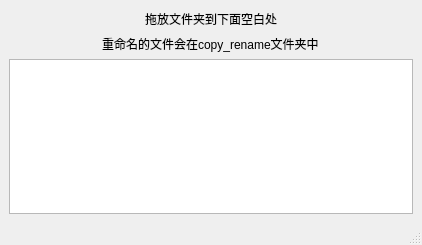
<?xml version="1.0" encoding="UTF-8"?>
<ui version="4.0">
 <class>MainWindow</class>
 <widget class="QMainWindow" name="MainWindow">
  <property name="geometry">
   <rect>
    <x>0</x>
    <y>0</y>
    <width>422</width>
    <height>245</height>
   </rect>
  </property>
  <property name="windowTitle">
   <string>MainWindow</string>
  </property>
  <property name="statusTip">
   <string/>
  </property>
  <widget class="QWidget" name="centralwidget">
   <layout class="QGridLayout" name="gridLayout">
    <item row="0" column="0">
     <layout class="QHBoxLayout" name="horizontalLayout">
      <item>
       <spacer name="horizontalSpacer">
        <property name="orientation">
         <enum>Qt::Horizontal</enum>
        </property>
        <property name="sizeHint" stdset="0">
         <size>
          <width>40</width>
          <height>20</height>
         </size>
        </property>
       </spacer>
      </item>
      <item>
       <widget class="QLabel" name="label">
        <property name="text">
         <string>拖放文件夹到下面空白处</string>
        </property>
       </widget>
      </item>
      <item>
       <spacer name="horizontalSpacer_2">
        <property name="orientation">
         <enum>Qt::Horizontal</enum>
        </property>
        <property name="sizeHint" stdset="0">
         <size>
          <width>40</width>
          <height>20</height>
         </size>
        </property>
       </spacer>
      </item>
     </layout>
    </item>
    <item row="1" column="0" alignment="Qt::AlignHCenter">
     <widget class="QLabel" name="label_2">
      <property name="text">
       <string>重命名的文件会在copy_rename文件夹中</string>
      </property>
     </widget>
    </item>
    <item row="3" column="0">
     <widget class="QTextBrowser" name="areaShow">
      <property name="toolTip">
       <string/>
      </property>
      <property name="statusTip">
       <string/>
      </property>
     </widget>
    </item>
   </layout>
  </widget>
  <widget class="QMenuBar" name="menubar">
   <property name="geometry">
    <rect>
     <x>0</x>
     <y>0</y>
     <width>422</width>
     <height>23</height>
    </rect>
   </property>
  </widget>
  <widget class="QStatusBar" name="statusbar"/>
 </widget>
 <resources/>
 <connections/>
</ui>
